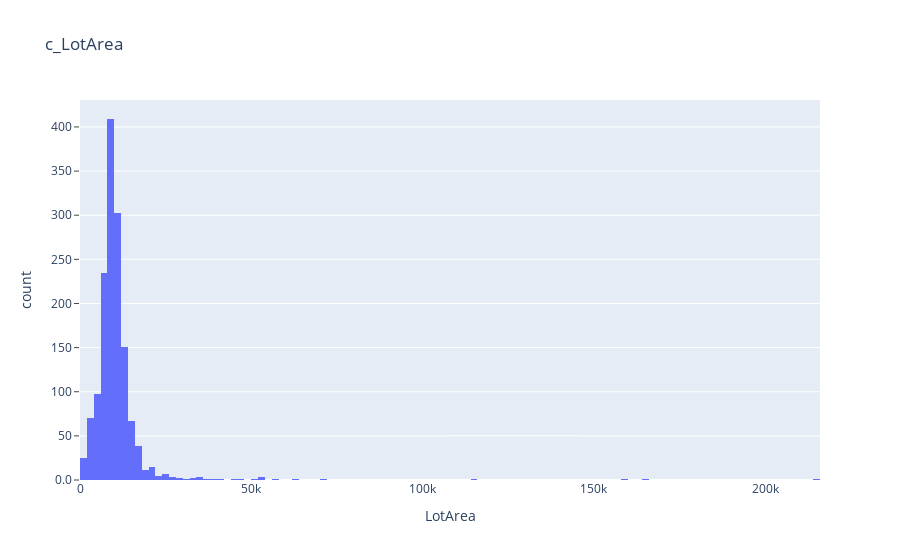

The notebook cell this image was saved under:
### Markdown cell above
#### TICKS

### Code cell
#Ticks
#https://plotly.com/python/tick-formatting/
#https://github.com/d3/d3-format
fig=df.plot.hist(x="c_LotArea",title="c_LotArea",labels={"c_LotArea":"LotArea"})
fig.update_yaxes(showgrid=True,
    ticks="outside",
    tickson="boundaries",
    ticklen=5,tickformat=",.2r")

### Figure 1 — Plotly figure (JSON) as saved in the notebook; plotly's stock layout.template omitted (floating-point values rounded to 4 significant figures; data arrays with more than 128 entries replaced by an {"elided": "..."} marker saying what was removed)
{"data": [{"alignmentgroup": "True", "bingroup": "x", "hovertemplate": "LotArea=%{x}<br>count=%{y}<extra></extra>", "legendgroup": "", "marker": {"color": "#636efa", "pattern": {"shape": ""}}, "name": "", "offsetgroup": "", "orientation": "v", "showlegend": false, "type": "histogram", "x": {"elided": "1460 int values"}, "xaxis": "x", "yaxis": "y"}], "layout": {"barmode": "relative", "legend": {"tracegroupgap": 0}, "title": {"text": "c_LotArea"}, "xaxis": {"anchor": "y", "domain": [0, 1], "title": {"text": "LotArea"}}, "yaxis": {"anchor": "x", "domain": [0, 1], "showgrid": true, "tickformat": ",.2r", "ticklen": 5, "ticks": "outside", "tickson": "boundaries", "title": {"text": "count"}}}}
